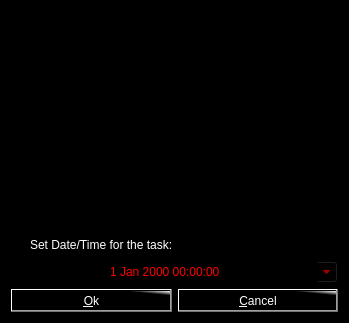
<?xml version="1.0" encoding="UTF-8"?>
<ui version="4.0">
 <class>TaskDialog</class>
 <widget class="QDialog" name="TaskDialog">
  <property name="geometry">
   <rect>
    <x>0</x>
    <y>0</y>
    <width>349</width>
    <height>323</height>
   </rect>
  </property>
  <property name="windowTitle">
   <string>Input new task</string>
  </property>
  <property name="styleSheet">
   <string notr="true">color: rgb(255, 255, 255);
font: 14pt &quot;Segoe UI&quot;;
background-color: rgb(0, 0, 0);</string>
  </property>
  <layout class="QGridLayout" name="gridLayout">
   <item row="0" column="0">
    <widget class="QPlainTextEdit" name="plnTask">
     <property name="styleSheet">
      <string notr="true">background-color: rgb(0, 0, 0);
color: rgb(255, 255, 255);
font: 14pt &quot;Segoe UI&quot;;
</string>
     </property>
     <property name="centerOnScroll">
      <bool>false</bool>
     </property>
    </widget>
   </item>
   <item row="1" column="0">
    <layout class="QVBoxLayout" name="verticalLayout">
     <item>
      <widget class="QCheckBox" name="chkHasTime">
       <property name="styleSheet">
        <string>background-color: rgb(0, 0, 0);
color: rgb(255, 255, 255);
font: 14pt &quot;Segoe UI&quot;;
</string>
       </property>
       <property name="text">
        <string>Set Date/Time for the task:</string>
       </property>
      </widget>
     </item>
     <item>
      <widget class="QDateTimeEdit" name="dateTimeEdit">
       <property name="styleSheet">
        <string notr="true">background-color: rgb(0, 0, 0);
color: rgb(255, 0, 0);
font: 14pt &quot;Segoe UI&quot;;
</string>
       </property>
       <property name="alignment">
        <set>Qt::AlignCenter</set>
       </property>
       <property name="calendarPopup">
        <bool>true</bool>
       </property>
      </widget>
     </item>
    </layout>
   </item>
   <item row="2" column="0">
    <layout class="QHBoxLayout" name="horizontalLayout">
     <item>
      <widget class="QPushButton" name="btnOk">
       <property name="styleSheet">
        <string notr="true">color: rgb(255, 255, 255);
font: 14pt &quot;Segoe UI&quot;;
background-color: qlineargradient(spread:pad, x1:0.882157, y1:0.142, x2:1, y2:0, stop:0 rgba(0, 0, 0, 255), stop:1 rgba(255, 255, 255, 255));</string>
       </property>
       <property name="text">
        <string>&amp;Ok</string>
       </property>
      </widget>
     </item>
     <item>
      <widget class="QPushButton" name="btnCancel">
       <property name="styleSheet">
        <string notr="true">color: rgb(255, 255, 255);
font: 14pt &quot;Segoe UI&quot;;
background-color: qlineargradient(spread:pad, x1:0.882157, y1:0.142, x2:1, y2:0, stop:0 rgba(0, 0, 0, 255), stop:1 rgba(255, 255, 255, 255));</string>
       </property>
       <property name="text">
        <string>&amp;Cancel</string>
       </property>
      </widget>
     </item>
    </layout>
   </item>
  </layout>
 </widget>
 <resources/>
 <connections/>
</ui>
